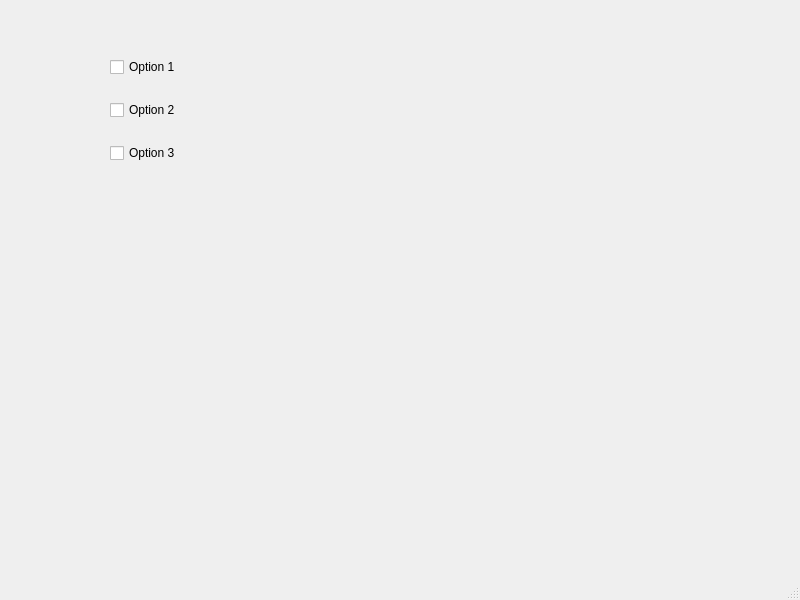
<?xml version="1.0" encoding="UTF-8"?>
<ui version="4.0">
 <class>MainWindow</class>
 <widget class="QMainWindow" name="MainWindow">
  <property name="geometry">
   <rect>
    <x>0</x>
    <y>0</y>
    <width>800</width>
    <height>600</height>
   </rect>
  </property>
  <property name="windowTitle">
   <string>MainWindow</string>
  </property>
  <widget class="QWidget" name="centralwidget">
   <widget class="QWidget" name="">
    <property name="geometry">
     <rect>
      <x>110</x>
      <y>40</y>
      <width>101</width>
      <height>141</height>
     </rect>
    </property>
    <layout class="QVBoxLayout" name="verticalLayout">
     <item>
      <widget class="QCheckBox" name="chkbx_1">
       <property name="text">
        <string>Option 1</string>
       </property>
      </widget>
     </item>
     <item>
      <widget class="QCheckBox" name="chkbx_2">
       <property name="text">
        <string>Option 2</string>
       </property>
      </widget>
     </item>
     <item>
      <widget class="QCheckBox" name="chkbx_3">
       <property name="text">
        <string>Option 3</string>
       </property>
      </widget>
     </item>
    </layout>
   </widget>
  </widget>
  <widget class="QMenuBar" name="menubar">
   <property name="geometry">
    <rect>
     <x>0</x>
     <y>0</y>
     <width>800</width>
     <height>21</height>
    </rect>
   </property>
  </widget>
  <widget class="QStatusBar" name="statusbar"/>
 </widget>
 <resources/>
 <connections/>
</ui>
